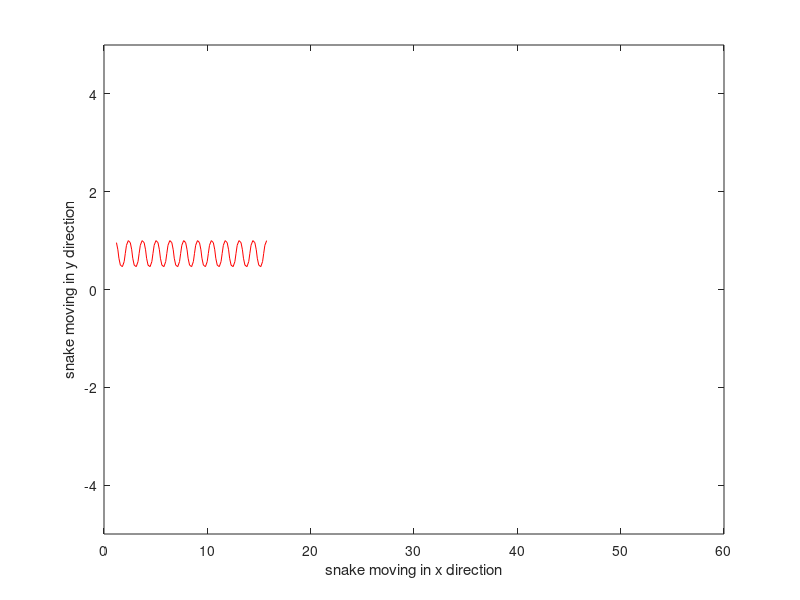

Recreate this plot in MATLAB. (Note: this script raises an error after producing the figure.)
xin = 1;
yin = 1;
n = 100;
x = zeros(n);
y = zeros(n);
x(1)=xin;
y(1)=yin;
xdot = zeros(n);
ydot = zeros(n);
xdot(1)=0;
ydot(1)=1;
xdotdot = zeros(n);
ydotdot = zeros(n);
xdotdot(1)=0;
ydotdot(1)=0.4;

Rx = 0.001
Ry = 0.002



A = (60*pi)/180; %Amplitude
W = (5*pi)/6;%Temporal freq
sigma = (2*pi)/9;%spacial freq


d= 0.2;
tval = linspace(1,100, 10000);

forcex = zeros(length(tval));
forcey = zeros(length(tval));



for k = 2:n
        theta = A.*sin( W.*tval(1) + (k-1).*sigma);
        x(k) = x(k-1) + d.*(sin(theta));
        y(k) = y(k-1) + d.*(cos(theta));

end
for k = 2:n
        theta = A.*sin( W.*tval(1) + (k-1).*sigma);
        thetadot = W.*A.*cos(W.*tval(1) + (k-1).*sigma);
        xdot(k) = xdot(k-1) + d.*(cos(theta)).*thetadot;
        ydot(k) = ydot(k-1) - d.*(sin(theta)).*thetadot;
       



end

for t = 2:length(tval)
    %calculating positions for x and y based of previous equations
    
    
    for k = 2:n
        theta = A.*sin( W.*tval(t) + (k-1).*sigma);
        thetadot = W.*A.*cos(W.*tval(t) + (k-1).*sigma);
        thetadotdot = W.*W.*A.*(-sin(W.*tval(t) + (k-1).*sigma));
        xdotdot(k) = xdotdot(k-1) + d.*thetadotdot.*(cos(theta))-d.*thetadot.*thetadot.*(sin(theta))  ;
        ydotdot(k) = ydotdot(k-1) - d.*thetadotdot.*(sin(theta))-d.*thetadot.*thetadot.*(cos(theta))   ;
     

    end
    for k = 2:n
       
        xdot(k) = xdot(k) + xdotdot(k).*0.01 ;
        ydot(k) = ydot(k) + ydotdot(k).*0.01;
    end
   for k = 2:n
       x(k) = x(k) + xdot(k).*0.01;
       y(k) = y(k) + ydot(k).*0.01;
   end
   
   



plot (y([2:n]), x([2:n]), 'r-')


ylabel('snake moving in y direction')
xlabel('snake moving in x direction')
xlim([0 60])
ylim([-5 5])
title('Time:',tval(t) )
grid on
pause(0.001)
end
